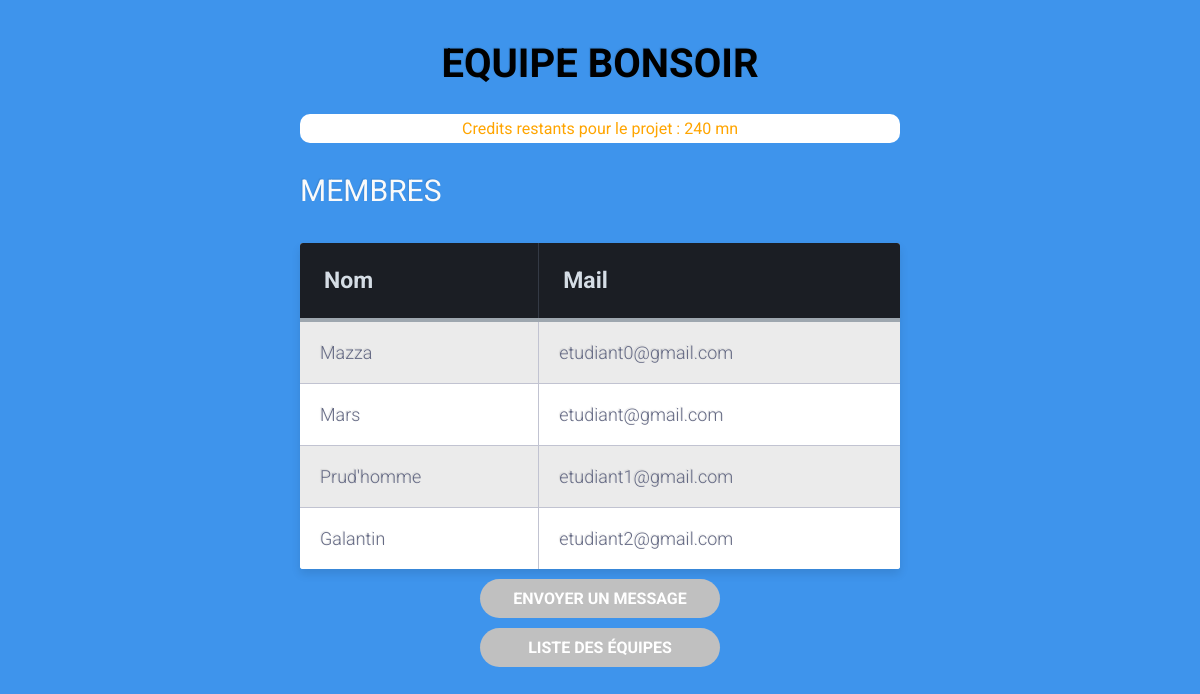
Screenshot of /equipe/1/1 (signed in) with the database file from the repository.
### ApplicationEPSI/models.py (models this page shows, shortened)
class Equipe(models.Model):
    Nom = models.CharField(max_length=100)
    Projet = models.ForeignKey('Projet',on_delete=models.CASCADE, null=True)
    Etudiants = models.ManyToManyField('Etudiant', null=True)

class Projet(models.Model):
    Nom = models.CharField(max_length=100)
    Intervenant = models.ForeignKey('Intervenant',on_delete=models.CASCADE, null=True)
    TempsSoutienRestant = models.CharField(max_length=100, null=True)

class Etudiant(models.Model):
    Nom   = models.CharField(max_length=100,null=True)
    Prenom   = models.CharField(max_length=100,null=True)
    Mail   = models.CharField(max_length=100,null=True)

### ApplicationEPSI/views.py (the view)
# urls.py: path('equipe/<int:idetudiant>/<int:idequipe>',  views.equipe, name='equipe'),
@login_required
def equipe(request, idetudiant, idequipe ):
    equipe = get_object_or_404(Equipe, id = idequipe)
    etudiant = get_object_or_404(Equipe, id = idetudiant)
    return render(request, 'ApplicationEPSI/equipe.html', {'equipe' : equipe, 'etudiant' : etudiant})

### ApplicationEPSI/templates/ApplicationEPSI/equipe.html (shortened to what this page needs)
<!DOCTYPE html>
<html lang="en" dir="ltr">
  <head>
  </head>
  <body>
    <div class="table-title">
      <h1>Equipe {{ equipe.Nom}}</h1>
      <span>Credits restants pour le projet : {{ equipe.Projet.TempsSoutienRestant}} mn</span>
      <h3>Membres</h3>
    </div>
      <table class="table-fill">
        <thead>
        <th>Nom</th>
        <th>Mail</th>
        </thead>
        <tbody>
        {% for membre in equipe.Etudiants.all %}
        <tr>
          <td>{{ membre.Nom}}</td>
          <td>{{ membre.Mail}}</td>
        </tr>
        {% empty %}
          <tr>
            <td>
            Aucun autre membre dans l'equipe
            </td>
          </tr>
        {% endfor %}
      </tbody>
      </table>
    <a class="btn message" href="{% url 'message' etudiant.id equipe.id %}">Envoyer un message</a>
    <a class="btn message" href="{% url 'homepageetudiant' etudiant.id  %}">Liste des équipes</a>
  </body>
</html>

### ApplicationEPSI/templates/ApplicationEPSI/equipe.html (style rules this page uses)
body { background-color: #3e94ec; font-family: "Roboto", helvetica, arial, sans-serif; font-size: 16px; font-weight: 400; text-rendering: optimizeLegibility; }
div.table-title { display: block; margin: auto; max-width: 600px; padding:5px; width: 100%; }
.table-title h1 { color: black; font-size: 40px; font-weight: bolder; font-style:normal; font-family: "Roboto", helvetica, arial, sans-serif; text-shadow: -1px -1px 1px rgba(0, 0, 0, 0.1); text-transform:uppercase; text-align: center; }
.table-title h3 { color: #fafafa; font-size: 30px; font-weight: 400; font-style:normal; font-family: "Roboto", helvetica, arial, sans-serif; text-shadow: -1px -1px 1px rgba(0, 0, 0, 0.1); text-transform:uppercase; }
span { text-align: center; width: 100%; color: orange; display: block; background: white; border-radius: 10px; padding: 5px 0 }
.table-fill { background: white; border-radius:3px; border-collapse: collapse; height: 320px; margin: auto; max-width: 600px; padding:5px; width: 100%; box-shadow: 0 5px 10px rgba(0, 0, 0, 0.1); animation: float 5s infinite; }
th { color:#D5DDE5;; background:#1b1e24; border-bottom:4px solid #9ea7af; border-right: 1px solid #343a45; font-size:23px; font-weight: bold; padding:24px; text-align:left; text-shadow: 0 1px 1px rgba(0, 0, 0, 0.1); vertical-align:middle; }
th:first-child { border-top-left-radius:3px; }
th:last-child { border-top-right-radius:3px; border-right:none; }
tr { border-top: 1px solid #C1C3D1; border-bottom-: 1px solid #C1C3D1; color:#666B85; font-size:16px; font-weight:normal; text-shadow: 0 1px 1px rgba(256, 256, 256, 0.1); }
tr:first-child { border-top:none; }
tr:last-child { border-bottom:none; }
tr:nth-child(odd) td { background:#EBEBEB; }
tr:last-child td:first-child { border-bottom-left-radius:3px; }
tr:last-child td:last-child { border-bottom-right-radius:3px; }
td { background:#FFFFFF; padding:20px; text-align:left; vertical-align:middle; font-weight:300; font-size:18px; text-shadow: -1px -1px 1px rgba(0, 0, 0, 0.1); border-right: 1px solid #C1C3D1; }
td:last-child { border-right: 0px; }
.btn { display: block; padding: 10px 20px; background: silver; text-align: center; color: white; font-family: "Roboto", helvetica, arial, sans-serif; font-weight: bold; text-decoration: none; text-transform: uppercase; border-radius: 20px; }
.btn.message { width: 200px; margin: 10px auto; }

### rows the page displays
Equipe: Nom "BONSOIR", Projet.TempsSoutienRestant "240"
Etudiant: Nom "Mazza", Mail "etudiant0@gmail.com"
Etudiant: Nom "Mars", Mail "etudiant@gmail.com"
Etudiant: Nom "Prud'homme", Mail "etudiant1@gmail.com"
Etudiant: Nom "Galantin", Mail "etudiant2@gmail.com"
